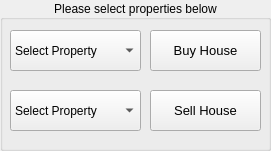
         <widget class="QGroupBox" name="housesGroupBox">
          <property name="geometry">
           <rect>
            <x>460</x>
            <y>630</y>
            <width>271</width>
            <height>151</height>
           </rect>
          </property>
          <property name="font">
           <font>
            <pointsize>9</pointsize>
           </font>
          </property>
          <property name="title">
           <string>Please select properties below</string>
          </property>
          <property name="alignment">
           <set>Qt::AlignCenter</set>
          </property>
          <widget class="QComboBox" name="buyHouseSelectionComboBox_2">
           <property name="geometry">
            <rect>
             <x>10</x>
             <y>30</y>
             <width>131</width>
             <height>41</height>
            </rect>
           </property>
           <property name="currentText">
            <string>Select Property</string>
           </property>
           <item>
            <property name="text">
             <string>Select Property</string>
            </property>
           </item>
          </widget>
          <widget class="QComboBox" name="sellHouseSelectionComboBox_2">
           <property name="geometry">
            <rect>
             <x>10</x>
             <y>90</y>
             <width>131</width>
             <height>41</height>
            </rect>
           </property>
           <property name="currentText">
            <string>Select Property</string>
           </property>
           <item>
            <property name="text">
             <string>Select Property</string>
            </property>
           </item>
          </widget>
          <widget class="QPushButton" name="buyHouseButton_2">
           <property name="geometry">
            <rect>
             <x>150</x>
             <y>30</y>
             <width>111</width>
             <height>41</height>
            </rect>
           </property>
           <property name="font">
            <font>
             <pointsize>10</pointsize>
            </font>
           </property>
           <property name="text">
            <string>Buy House</string>
           </property>
          </widget>
          <widget class="QPushButton" name="sellHouseButton_2">
           <property name="geometry">
            <rect>
             <x>150</x>
             <y>90</y>
             <width>111</width>
             <height>41</height>
            </rect>
           </property>
           <property name="font">
            <font>
             <pointsize>10</pointsize>
            </font>
           </property>
           <property name="text">
            <string>Sell House</string>
           </property>
          </widget>
         </widget>
